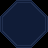

This game map was drawn from its Tiled (.tmx) file and the tilesets committed beside it. A one-line description and the trimmed map source follow:
An orthogonal 3x3 tile map with 16x16 px tiles, 1 tile layer (Tile Layer 1).

<map version="1.9" tiledversion="1.9.2" orientation="orthogonal" renderorder="right-down" width="3" height="3" tilewidth="16" tileheight="16" infinite="0" nextlayerid="2" nextobjectid="1">
 <tileset firstgid="1" source="../tilesets/tileset2.tsx" />
 <layer id="1" name="Tile Layer 1" width="3" height="3">
  <data>[9 cells, 9 non-empty, 9 distinct tile ids]</data>
 </layer>
</map>
